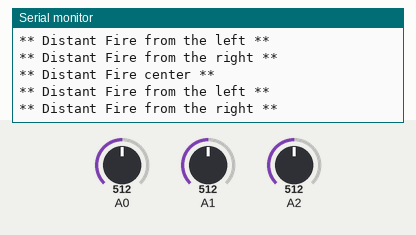
A sketch run on a simulated Arduino Uno, built with avr-gcc and run on an emulated ATmega328P. Shown: the last lines printed to the serial monitor. The test bench sets the inputs (shaded band); at power-on: A1 = 512, A2 = 512, A0 = 512.

Above: at 3.5 s.
3.6 s: A1 set to 669
5.1 s: A1 set to 698
At 5.65 s:
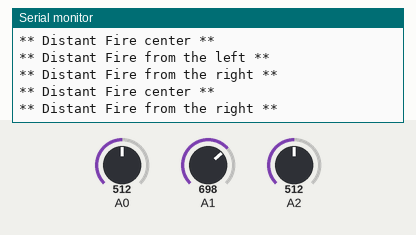
6.6 s: A2 set to 350
8.1 s: A2 set to 333
At 8.65 s:
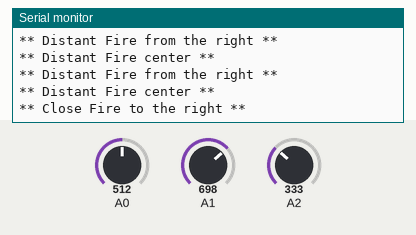

Measured:
- the behaviour switches between 342 and 341 on A2 (found by bisection; images 1 and 2)
- after the input at 8.1 s, the serial monitor: prints a new line after 0.26 s (image 2)

The sketch:

FlameSensorModule.ino
```cpp
// lowest and highest sensor readings:
const int sensorMin = 0;     // sensor minimum
const int sensorMax = 1024;  // sensor maximum

void setup() {
  // initialize serial communication @ 9600 baud:
  Serial.begin(9600);
}
void loop() {
  // read the sensor on analog A0:
  int sensorReading = analogRead(A0);
  // map the sensor range (four options):
  // ex: 'long int map(long int, long int, long int, long int, long int)'
  int range = map(sensorReading, sensorMin, sensorMax, 0, 3);

  int sensorReading1 = analogRead(A1);
  // map the sensor range (four options):
  // ex: 'long int map(long int, long int, long int, long int, long int)'
  int range1 = map(sensorReading1, sensorMin, sensorMax, 0, 3);

  int sensorReading2 = analogRead(A2);
  // map the sensor range (four options):
  // ex: 'long int map(long int, long int, long int, long int, long int)'
  int range2 = map(sensorReading2, sensorMin, sensorMax, 0, 3);

  // range value:
  switch (range) {
  case 0:    // A fire closer than 1.5 feet away.
    Serial.println("** Close Fire center **");
    break;
  case 1:    // A fire between 1-3 feet away.
    Serial.println("** Distant Fire center **");
    break;

  }
  switch (range1) {
  case 0:    // A fire closer than 1.5 feet away.
    Serial.println("** Close Fire from the left **");
    break;
  case 1:    // A fire between 1-3 feet away.
    Serial.println("** Distant Fire from the left **");
    break;

  }
  switch (range2){
  case 0:    // A fire closer than 1.5 feet away.
    Serial.println("** Close Fire to the right **");
    break;
  case 1:    // A fire between 1-3 feet away.
    Serial.println("** Distant Fire from the right **");
    break;

  }
  delay(500);  // delay between reads
}
```
